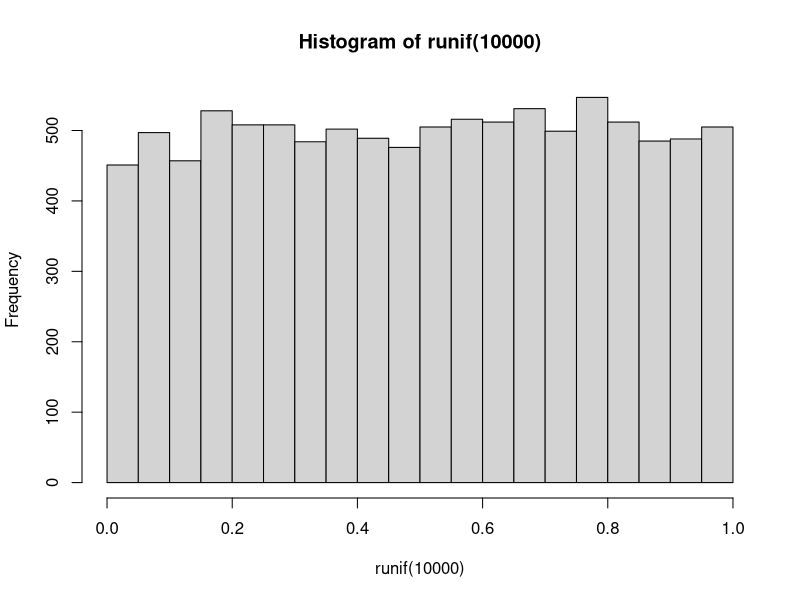
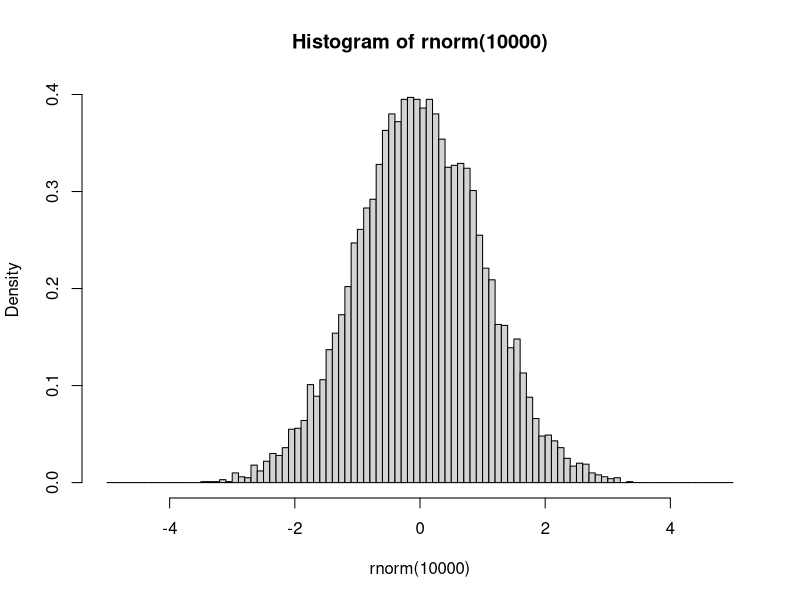
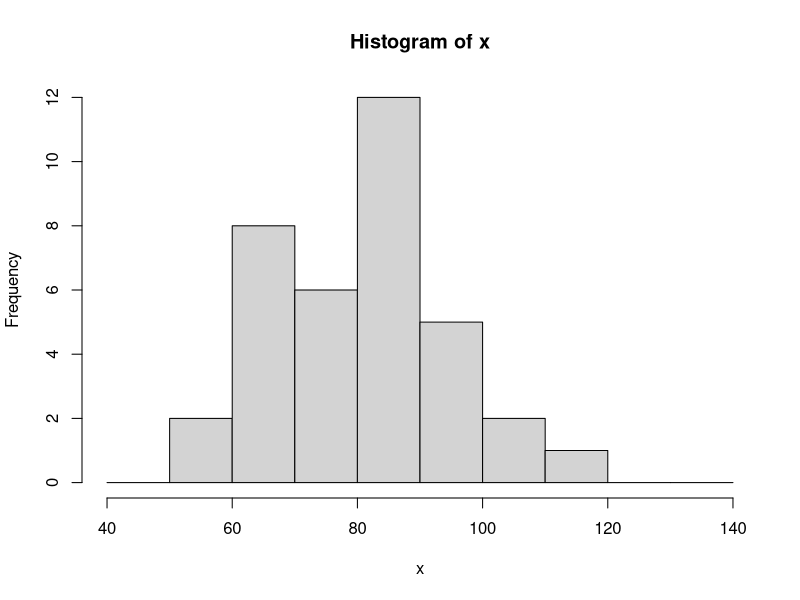

Write R code to recreate these figures, in order.
#' ---
#' title: "Distribuição Normal"
#' subtitle: "Aula 2"
#' author: "Prof. André Luiz Cunha"
#' date: "21/05/2021"
#' output:
#'   pdf_document:
#'     keep_tex: true
#'     number_sections: true
#' ---
#'
#' # Transformação de escala
#' Um passo importante de qualquer análise de dados é a uniformização do intervalo de dados,
#' de modo que todas as variáveis do banco de dados tenham o mesmo intervalo de variação. 
#' Na literatura temos dois tipos de transformação
#' 

# Conjunto de valores aleatórios com média 50 e desvio 15.
(x <- rnorm(100, 50, 15))
summary(x)

#' ## Normalização [0,1]
x_norm <- (x - min(x)) / (max(x) - min(x))
summary(x_norm)

#' ## Padronizar [-3,3]
x_pad <- (x - mean(x)) / sd(x)
summary(x_pad)

#' A padronização dos dados nada mais é do que a transformação para a escala da curva
#' normal padrão (z-padrão). Vide Figura 1 a tabela z-padrão.
#' 
#' ![Tabela Z-padrão](normal-table.png)
#' 
## OLHANDO A TABELA
#z = 1,0 ----> p(z) = 0,1587
1 - 2 * 0.1587
#z = 2,0 ----> p(z) = 0,0228
1 - 2 * 0.0228

# p(z) = 95% -----> z(p = 0,025) = ?
1.96

# p(z) = 99% -----> z =??
2.575

#' # Funções do R
#' ## Números aleatórios
## Uniformemente distribuídos
#' Função: `runif(n, min, max)`

runif(10)
runif(10, 100, 150)


## Normalmente distribuídos
#' Função: `rnorm(n, mean, sd)`

rnorm(10)
rnorm(10, 100, 15)

#' ## Distribuição Normal
#' Encontrando o valor z-padrão com a função `qnorm(area da curva, mean=0, sd=1)`
#' 
#' - Unicaudal a esquerda: $z_\alpha = qnorm(\alpha)$
#' - Unicaudal a direita: $z_\alpha = qnorm(1 - \alpha)$
#' - Bicaudal: $z_frac{\alpha}{2} = qnorm(1 - \alpha/2)$

qnorm(.90)
qnorm(.5)

#' Encontrando o p-valor com a função `pnorm(valor z, mean=0, sd=1)`
#' 
#' - Unicaudal a esquerda: $p-value = pnorm(z, lower.tail=TRUE)$
#' - Unicaudal a direita: $p-value = pnorm(z, lower.tail=FALSE)$
#' - Bicaudal: $p-value = 2 * pnorm(abs(z), lower.tail=FALSE)$

pnorm(1.96)
pnorm(1.96, lower.tail = FALSE)
pnorm(0)

#' Encontrando a densidade do valor com a função `dnorm(valor z, mean=0, sd=1)`
#' 

dnorm(1.96)
dnorm(-1.96)
dnorm(0)

#' **EXEMPLO 1**
## P(z > 1,65)
pnorm(1.65, lower.tail = FALSE)

## P(z < 1,65)
pnorm(1.65)

## P(1,40 < z < 1,70)
pnorm(1.7) - pnorm(1.4)


#' ## Histogramas
#+ fig.width=5
hist(runif(10000))

#+ fig.width=5
hist(rnorm(10000), breaks = seq(-5,5,.1),
     freq = FALSE)

#' **EXEMPLO 2**
x = c(58,78,84,90,97,70,
      90,86,82,59,90,70,
      74,83,90,75,88,84,
      68,96,70,94,70,110,
      67,68,75,80,68,82,
      104,92,112,84,98,80)


## Análise descritiva
summary(x)

#+ fig.width=5
hdados <- hist(x, 
               breaks = seq(40,140,10))

hdados$breaks
hdados$counts
hdados$density

#' O parâmetro `density` traz a razão entre a porcentagem de elementos e o intervalo de bins, tanto
#' que a soma das porcentagens `density` é igual a  
{{ sum(hdados$density) }}
#. 

sum(hdados$density)

#'Ao multiplicar cada densidade pelo intervalo do bin, a porcentagem total será de 100%.

sum(hdados$density) * 10

#' # Testes do R
x_pad <- (x - mean(x))/sd(x)

#' ## Qui-quadrado
#' 
chisq.test(x, rnorm(36, mean(x), sd(x)) )

#' ## Kolmogorv-Smirnov (KS)
#' 
ks.test(x, "pnorm", mean(x), sd(x))
ks.test(x_pad, "pnorm")

#' ## Shapiro-Wilk
#' 
shapiro.test(x)
